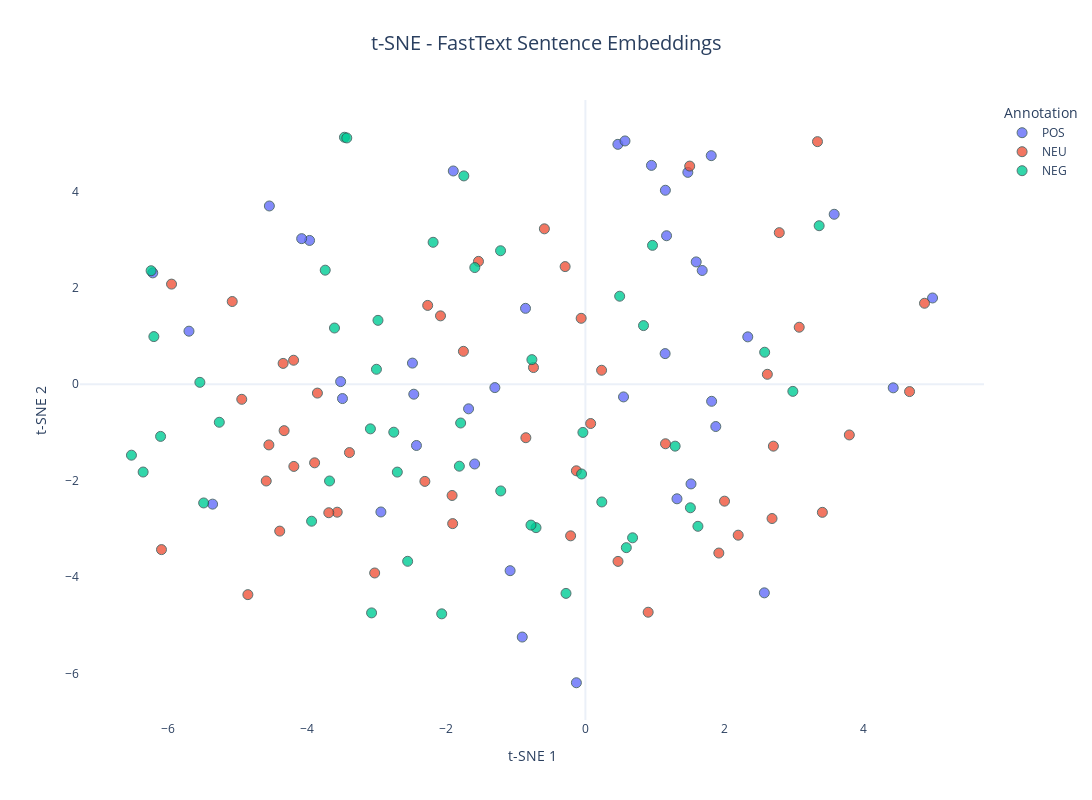

The cell this chart's notebook holds for it:
### Code cell
# display interactive plot with reduced dimensionality
annotation_plt_series = pd.Series(data["target"])

fig = px.scatter(
    x=vectors_fasttext_embedded[:, 0],
    y=vectors_fasttext_embedded[:, 1],
    color=annotation_plt_series,
    hover_data={
        "sentence": data["sentence"]
        .str.wrap(50)
        .apply(lambda x: x.replace("\n", "<br>")),
        "Annotation": annotation_plt_series,
    },
    title="t-SNE - FastText Sentence Embeddings",
    labels={"color": "Annotation", "x": "t-SNE 1", "y": "t-SNE 2"},
    color_continuous_scale=px.colors.sequential.Viridis,
    template="plotly_white",
)

fig.update_traces(
    marker=dict(size=10, opacity=0.8, line=dict(width=1, color="DarkSlateGrey"))
)
fig.update_layout(
    title_font_size=20,
    title_x=0.5,
    xaxis=dict(showgrid=False),
    yaxis=dict(showgrid=False),
    coloraxis_colorbar=dict(title="Annotation"),
    legend_title_text="Annotation",
    width=1200,
    height=800,
)

fig.show()
